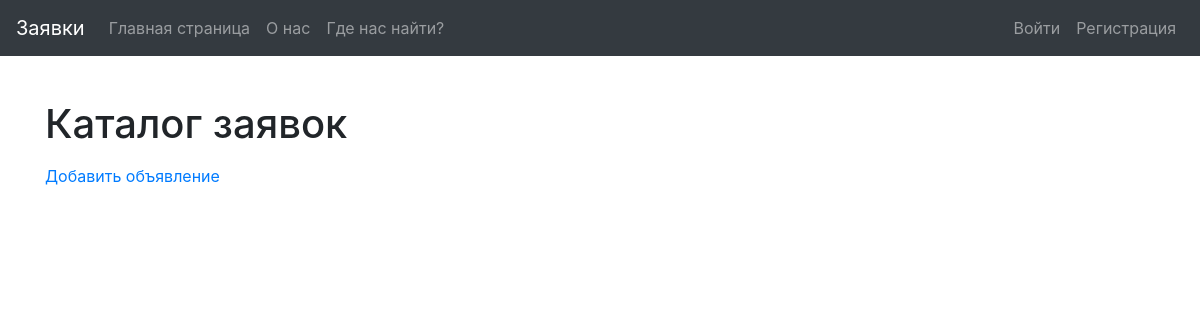
The app's page /, older data.
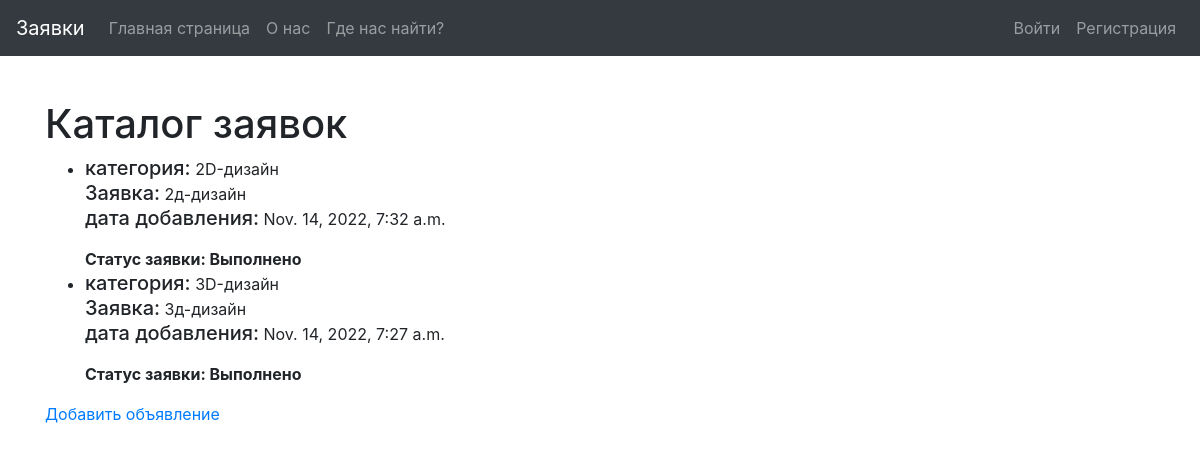
The same page, newer data.
### catalog/models.py (models this page shows, shortened)
class Product(models.Model):
    STATUS_CHOICES = [
        ('new', 'Новая'),
        ('confirmed', 'Принято в работу'),
        ('canceled', 'Выполнено')
    ]
    name = models.CharField(max_length=254, verbose_name='Имя', blank=False)
    date = models.DateTimeField(verbose_name='Дата добавления', auto_now_add=True)
    photo_file = models.ImageField(max_length=254, upload_to=get_name_file,
                                   blank=True, null=True,
                                   validators=[FileExtensionValidator(allowed_extensions=['png', 'jpg', 'jpeg', 'bmp'])])
    category = models.ForeignKey('Category', verbose_name='Категория', on_delete=models.CASCADE)
    count = models.IntegerField(verbose_name='Количество', blank=False, default=1)
    status = models.CharField(max_length=254, verbose_name='Статус',
                              choices=STATUS_CHOICES,
                              default='new')
    def status_verbose(self):
        return dict(self.STATUS_CHOICES)[self.status]

class Category(models.Model):
    name = models.CharField(max_length=254, verbose_name='Наименование', blank=False)
    def __str__(self):
        return self.name

### catalog/views.py (the view)
# urls.py: path('', catalog, name='catalog'),
def catalog(request):
    category = request.GET.get('category')
    if category:
        products = Product.objects.filter(status="canceled", category=category)[:4]
    else:
        products = Product.objects.filter(status="canceled")
    order_by = request.GET.get('order_by')
    if order_by:
        products = products.order_by(order_by)
    else:
        products = products.order_by('-date')
    return render(request, 'catalog/catalog.html',
                  context={
                      'category': Category.objects.all(),
                      'products': products
                  })

### templates/catalog/catalog.html
{% extends "basic.html" %}
{% block content %}
    <h1 style="margin-top:100px;">Каталог заявок</h1>
        <ul>
            {% for item in products %}
                <li>
                    <b class="h5">категория:</b> {{item.category}}<br>
                    <b class="h5">Заявка:</b> {{ item.name }}
                    <p ><b class="h5">дата добавления:</b> {{ item.date }}</p>
                    <b>Статус заявки: {{item.status_verbose}}</b>
                </li>
            {% endfor %}
        </ul>
    <p><a href="{% url 'order_create' %}">Добавить объявление</a> </p>
{% endblock %}

Row changes from the older to the newer data that the page shows:
added Product: category "2D-дизайн", name "2д-дизайн", date "Nov. 14, 2022, 7:32 a.m.", status_verbose "Выполнено"
added Product: category "3D-дизайн", name "3д-дизайн", date "Nov. 14, 2022, 7:27 a.m.", status_verbose "Выполнено"
